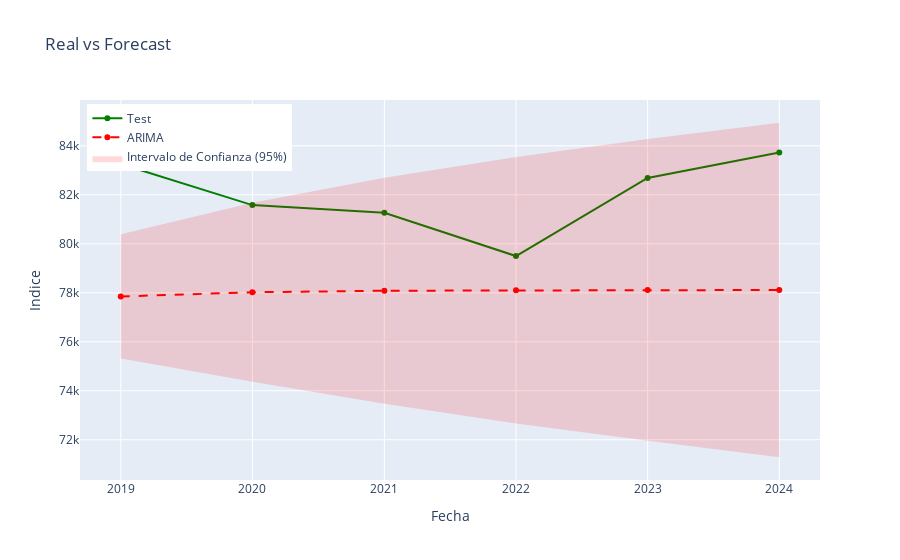

The notebook cell this image was saved under:
### Code cell
# modelo ARIMA


# Definimos el tamaño del test
test_size = 6

# Separamos los datos
train = df.iloc[:-test_size]
test = df.iloc[-test_size:]


# Ajustamos el modelo ARIMA
# Nota: Statsmodels maneja la diferenciación (d=1) internamente.
model = ARIMA(train['value'], order=(1, 1, 5))
results = model.fit()
print(results.summary())

# Realizamos el pronóstico para los pasos del Test set
# start: índice donde empieza el test, end: índice donde termina
forecast_object = results.get_forecast(steps=len(test))
forecast = forecast_object.predicted_mean
conf_int = forecast_object.conf_int(alpha=0.05) # 95% confianza

# Convertimos a DataFrame para facilitar el manejo
forecast_df = pd.DataFrame({
    'date': test.index,
    'actual': test['value'],
    'forecast': forecast.values,
    'lower_ci': conf_int.iloc[:, 0].values,
    'upper_ci': conf_int.iloc[:, 1].values
})
forecast_df.set_index('date', inplace=True)

# Cálculo de Métricas de Error
rmse = np.sqrt(mean_squared_error(test['value'], forecast))
mae = mean_absolute_error(test['value'], forecast)
print(f"\n--- Métricas de Evaluación en Test Set ---")
print(f"RMSE: {rmse:.4f}")
print(f"MAE: {mae:.4f}")


fig = go.Figure()
# Datos de Entrenamiento (Histórico)
# Mostramos solo los últimos años para que se vea bien el detalle del final
train_subset = train[train.index > '2018-01-01']

fig.add_trace(go.Scatter(
    x=train_subset.index, y=train_subset['value'],
    mode='lines', name='Train',
    line=dict(color='gray')
))

# Datos Reales (Test)
fig.add_trace(go.Scatter(
    x=test.index, y=test['value'],
    mode='lines+markers', name='Test',
    line=dict(color='green', width=2)
))

# Pronóstico del Modelo
fig.add_trace(go.Scatter(
    x=forecast_df.index, y=forecast_df['forecast'],
    mode='lines+markers', name='ARIMA',
    line=dict(color='red', dash='dash', width=2)
))

# Intervalos de Confianza
fig.add_trace(go.Scatter(
    x=forecast_df.index.tolist() + forecast_df.index[::-1].tolist(),
    y=forecast_df['upper_ci'].tolist() + forecast_df['lower_ci'][::-1].tolist(),
    fill='toself',
    fillcolor='rgba(255, 0, 0, 0.15)',
    line=dict(color='rgba(255,255,255,0)'),
    name='Intervalo de Confianza (95%)',
    hoverinfo="skip"
))

fig.update_layout(
    title='Real vs Forecast',
    xaxis_title='Fecha',
    yaxis_title='Indice',
    hovermode="x unified",
    legend=dict(yanchor="top", y=0.99, xanchor="left", x=0.01)
)

fig.show()

### Figure 1 — Plotly figure (JSON) as saved in the notebook; plotly's stock layout.template omitted (floating-point values rounded to 4 significant figures)
{"data": [{"line": {"color": "gray"}, "mode": "lines", "name": "Train", "x": [], "y": [], "type": "scatter"}, {"line": {"color": "green", "width": 2}, "mode": "lines+markers", "name": "Test", "x": ["2019-01-01T00:00:00.000000000", "2020-01-01T00:00:00.000000000", "2021-01-01T00:00:00.000000000", "2022-01-01T00:00:00.000000000", "2023-01-01T00:00:00.000000000", "2024-01-01T00:00:00.000000000"], "y": [83260.0, 81580.0, 81270.0, 79500.0, 82690.0, 83730.0], "type": "scatter"}, {"line": {"color": "red", "dash": "dash", "width": 2}, "mode": "lines+markers", "name": "ARIMA", "x": ["2019-01-01T00:00:00.000000000", "2020-01-01T00:00:00.000000000", "2021-01-01T00:00:00.000000000", "2022-01-01T00:00:00.000000000", "2023-01-01T00:00:00.000000000", "2024-01-01T00:00:00.000000000"], "y": [77850.0, 78020.0, 78080.0, 78100.0, 78120.0, 78110.0], "type": "scatter"}, {"fill": "toself", "fillcolor": "rgba(255, 0, 0, 0.15)", "hoverinfo": "skip", "line": {"color": "rgba(255,255,255,0)"}, "name": "Intervalo de Confianza (95%)", "x": ["2019-01-01T00:00:00", "2020-01-01T00:00:00", "2021-01-01T00:00:00", "2022-01-01T00:00:00", "2023-01-01T00:00:00", "2024-01-01T00:00:00", "2024-01-01T00:00:00", "2023-01-01T00:00:00", "2022-01-01T00:00:00", "2021-01-01T00:00:00", "2020-01-01T00:00:00", "2019-01-01T00:00:00"], "y": [80390.0, 81680.0, 82700.0, 83540.0, 84270.0, 84940.0, 71290.0, 71960.0, 72670.0, 73470.0, 74360.0, 75310.0], "type": "scatter"}], "layout": {"legend": {"yanchor": "top", "y": 0.99, "xanchor": "left", "x": 0.01}, "title": {"text": "Real vs Forecast"}, "xaxis": {"title": {"text": "Fecha"}}, "yaxis": {"title": {"text": "Indice"}}, "hovermode": "x unified"}}
